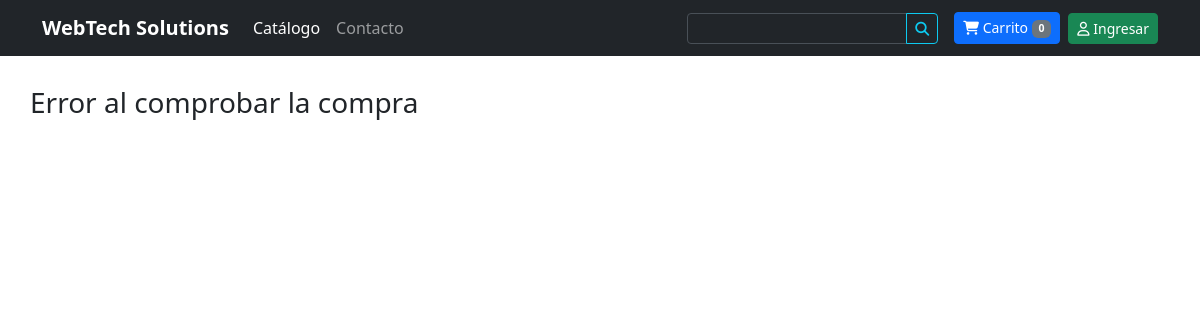
Page /completado.php?key=51370780SU5032018 on the earlier database version.
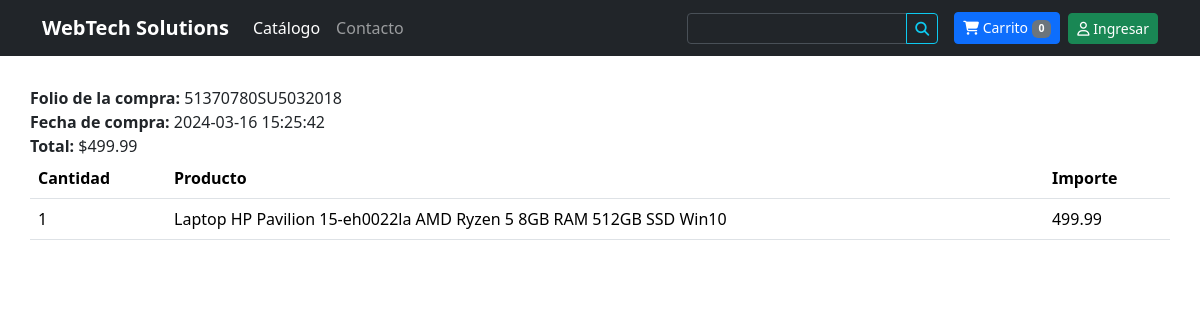
Same page on the later database version.
### tables this page shows
CREATE TABLE `compra` (
  `id` int(11) NOT NULL,
  `id_transaccion` varchar(20) NOT NULL,
  `fecha` datetime NOT NULL,
  `status` varchar(20) NOT NULL,
  `email` varchar(50) NOT NULL,
  `id_cliente` varchar(20) NOT NULL,
  `total` decimal(10,2) NOT NULL
);

CREATE TABLE `detalle_compra` (
  `id` int(11) NOT NULL,
  `id_compra` int(11) NOT NULL,
  `id_producto` int(11) NOT NULL,
  `nombre` varchar(200) NOT NULL,
  `precio` decimal(10,2) NOT NULL,
  `cantidad` int(11) NOT NULL
);

### completado.php (the view, shortened to what this page needs)
<?php
$db = new Database();
$con = $db->conectar();
$id_transaccion = isset($_GET['key']) ? $_GET['key'] : '0';
$error = '';
if($id_transaccion == ''){
    $error = 'Error al procesar la petición';
}else{
    $sql = $con->prepare("SELECT count(id) FROM compra WHERE id_transaccion=? AND status=?");
        $sql->execute([$id_transaccion, 'COMPLETED']);
        if($sql->fetchColumn() > 0){
            $sql = $con->prepare("SELECT id, fecha, email, total FROM compra WHERE id_transaccion=? AND status=? LIMIT 1");
            $sql->execute([$id_transaccion, 'COMPLETED']);
            $row = $sql->fetch(PDO::FETCH_ASSOC);
            $idCompra = $row['id'];
            $total = $row['total'];
            $fecha = $row['fecha'];
            $sqlDet = $con->prepare("SELECT nombre, precio, cantidad FROM detalle_compra WHERE id_compra=?");
            $sqlDet->execute([$idCompra]);
        }else{
            $error = 'Error al comprobar la compra';
        }
}
?>
<!DOCTYPE html>
<html lang="en">
<head>
    <link href="https://cdn.jsdelivr.net/npm/bootstrap@5.3.3/dist/css/bootstrap.min.css" rel="stylesheet">
    <link href="css/estilos.css" rel="stylesheet">
</head>
<body>
    <?php include 'menu.php'; ?>
<main>
    <div class="container">
    <?php if(strlen($error) > 0){ ?>
        <div class="row">
            <div class="col">
                <h3><?php echo $error; ?></h3>
            </div>
        </div>
        <?php } else { ?>
        <div class = "row">
            <div class="col">
                <b>Folio de la compra: </b><?php echo $id_transaccion; ?><br>
                <b>Fecha de compra: </b><?php echo $fecha; ?><br>
                <b>Total: </b><?php echo MONEDA . number_format($total, 2, '.',','); ?><br>
            </div>
        </div>
        <div class = "row">
            <div class="col">
                <table class="table">
                    <thead>
                        <tr>
                            <th>Cantidad</th>
                            <th>Producto</th>
                            <th>Importe</th>
                        </tr>
                    </thead>
                    <tbody>
                        <?php while($row_det=$sqlDet->fetch(PDO::FETCH_ASSOC)){
                            $importe = $row_det['precio'] *$row_det['cantidad']; ?>
                            <tr>
                                <td><?php echo $row_det['cantidad']?></td>
                                <td><?php echo $row_det['nombre']?></td>
                                <td><?php echo $row_det['precio']?></td>
                            </tr>
                        <?php } ?>
                    </tbody>
                </table>
            </div>
        </div>
    <?php } ?>
    </div>
    </main>
</body>
</html>

Differences in the rows shown:
added compra: fecha "2024-03-16 15:25:42", total "499.99"
added detalle_compra: cantidad "1", nombre "Laptop HP Pavilion 15-eh0022la AMD Ryzen 5 8GB RAM 512GB SSD Win10", precio "499.99"
Other differences:
$id_transaccion: (not shown) → "51370780SU5032018"
MONEDA: (not shown) → "$"
$error: "Error al comprobar la compra" → (not shown)
text now shown: "Folio de la compra: Fecha de compra: Total: Cantidad Producto Importe"
